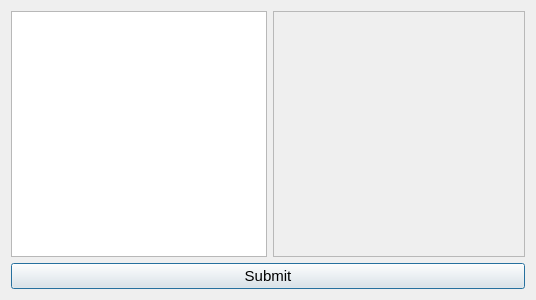
<?xml version="1.0" encoding="UTF-8"?>
<ui version="4.0">
 <class>drive_window</class>
 <widget class="QDialog" name="drive_window">
  <property name="geometry">
   <rect>
    <x>0</x>
    <y>0</y>
    <width>536</width>
    <height>300</height>
   </rect>
  </property>
  <property name="windowTitle">
   <string>Drive Import</string>
  </property>
  <property name="windowIcon">
   <iconset>
    <normaloff>../images/download.png</normaloff>../images/download.png</iconset>
  </property>
  <layout class="QVBoxLayout" name="verticalLayout_2">
   <item>
    <layout class="QHBoxLayout" name="horizontalLayout">
     <item>
      <widget class="QListWidget" name="files_list"/>
     </item>
     <item>
      <widget class="QScrollArea" name="scroll_area">
       <property name="widgetResizable">
        <bool>true</bool>
       </property>
       <widget class="QWidget" name="scrollAreaWidgetContents">
        <property name="geometry">
         <rect>
          <x>0</x>
          <y>0</y>
          <width>252</width>
          <height>246</height>
         </rect>
        </property>
        <layout class="QHBoxLayout" name="horizontalLayout_3">
         <item>
          <widget class="QStackedWidget" name="file_overview_stack">
           <property name="font">
            <font>
             <family>Cantarell</family>
            </font>
           </property>
           <widget class="QWidget" name="page"/>
           <widget class="QWidget" name="page_2">
            <layout class="QVBoxLayout" name="verticalLayout">
             <item>
              <widget class="QLabel" name="file_content">
               <property name="text">
                <string>TextLabel</string>
               </property>
              </widget>
             </item>
            </layout>
           </widget>
          </widget>
         </item>
        </layout>
       </widget>
      </widget>
     </item>
    </layout>
   </item>
   <item>
    <widget class="QPushButton" name="submit_button">
     <property name="font">
      <font>
       <pointsize>11</pointsize>
      </font>
     </property>
     <property name="text">
      <string>Submit</string>
     </property>
    </widget>
   </item>
  </layout>
 </widget>
 <resources/>
 <connections/>
</ui>
